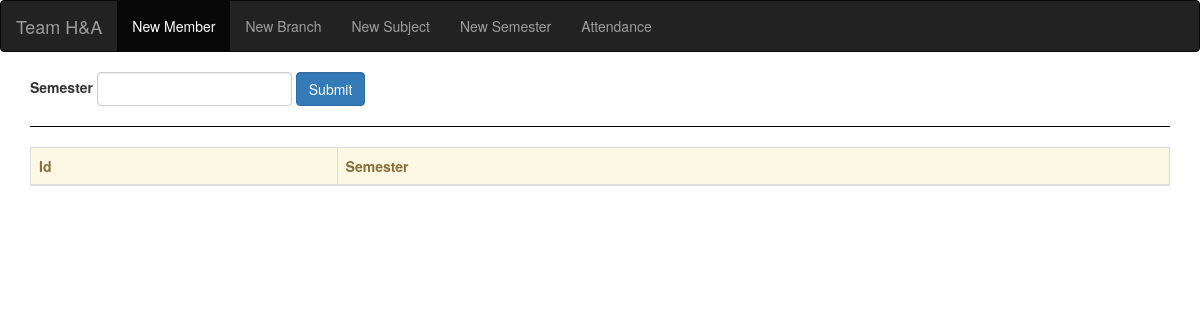
The page /newSemester on the database as committed earlier.
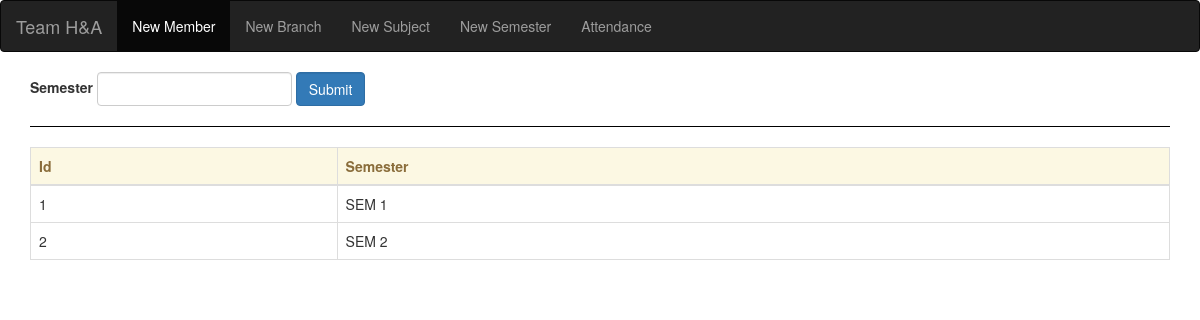
The same page on the database as committed later.
### blog/models.py (models this page shows, shortened)
class Semester(models.Model):
    name = models.CharField(max_length=100, null=True, blank=True)

### blog/views.py (the view)
# urls.py: path("newSemester",views.newSemester, name='newSemester'),
def newSemester(request):
    if request.POST:
        newsem = CreateSemester(request.POST)
        if newsem.is_valid():
            newsem.save()
            redirect('newSemester')
    context = {'newsem':CreateSemester(), 'members':Semester.objects.all()}
    return render(request, 'blog/new_semester.html',context)

### blog/forms.py
class CreateSemester(ModelForm):
    class Meta:
        model = Semester
        fields = '__all__'

### blog/templates/blog/new_semester.html (shortened to what this page needs)
{% extends 'blog/nav.html' %}
{% block body %}
    <form method="POST" action="">
        <div class="form-inline">
            <label>Semester</label>
               <input type="text" name="name" class="form-control"/>
            <button type="button" class="btn btn-primary form-control">Submit</button>
        </div>
    </form>
    <hr style="border-top:1px solid #000; clear:both;"/>
    <table class="table table-bordered">
        <thead class="alert-warning">
            <tr>
                <th>Id</th>
                <th>Semester</th>
            </tr>
        </thead>
        <tbody>
            {% for member in members %}
            <tr>
                <td>{{ member.id }}</td>
                <td>{{ member.name }}</td>
            </tr>
            {% endfor %}
        </tbody>
    </table>
{% endblock %}

### blog/templates/blog/nav.html (shortened to what this page needs)
<!DOCTYPE html>
{% load static %}
<html lang="en">
<head>
  <link rel="stylesheet" href="https://maxcdn.bootstrapcdn.com/bootstrap/3.4.1/css/bootstrap.min.css">
  <link rel="stylesheet" type="text/css" href="{% static 'blog/css/bootstrap.css' %}"/>
</head>
<body>
<nav class="navbar navbar-inverse">
  <div class="container-fluid">
    <div class="navbar-header">
      <a class="navbar-brand" href="#">Team H&A</a>
    </div>
    <ul class="nav navbar-nav">
      <li class="active"><a href="{% url 'index' %}">New Member</a></li>
      <li><a href="{% url 'branch' %}">New Branch</a></li>
      <li><a href="{% url 'subject' %}">New Subject</a></li>
      <li><a href="{% url 'newSemester' %}">New Semester</a></li>
      <li><a href="{% url 'fetchsubject' %}">Attendance</a></li>
    </ul>
  </div>
</nav>
<div class="container">
 {% block body %}
 {% endblock %}
</div>
</body>
</html>

Rows that differ between the two databases and show on the page:
added Semester: id "1", name "SEM 1"
added Semester: id "2", name "SEM 2"
